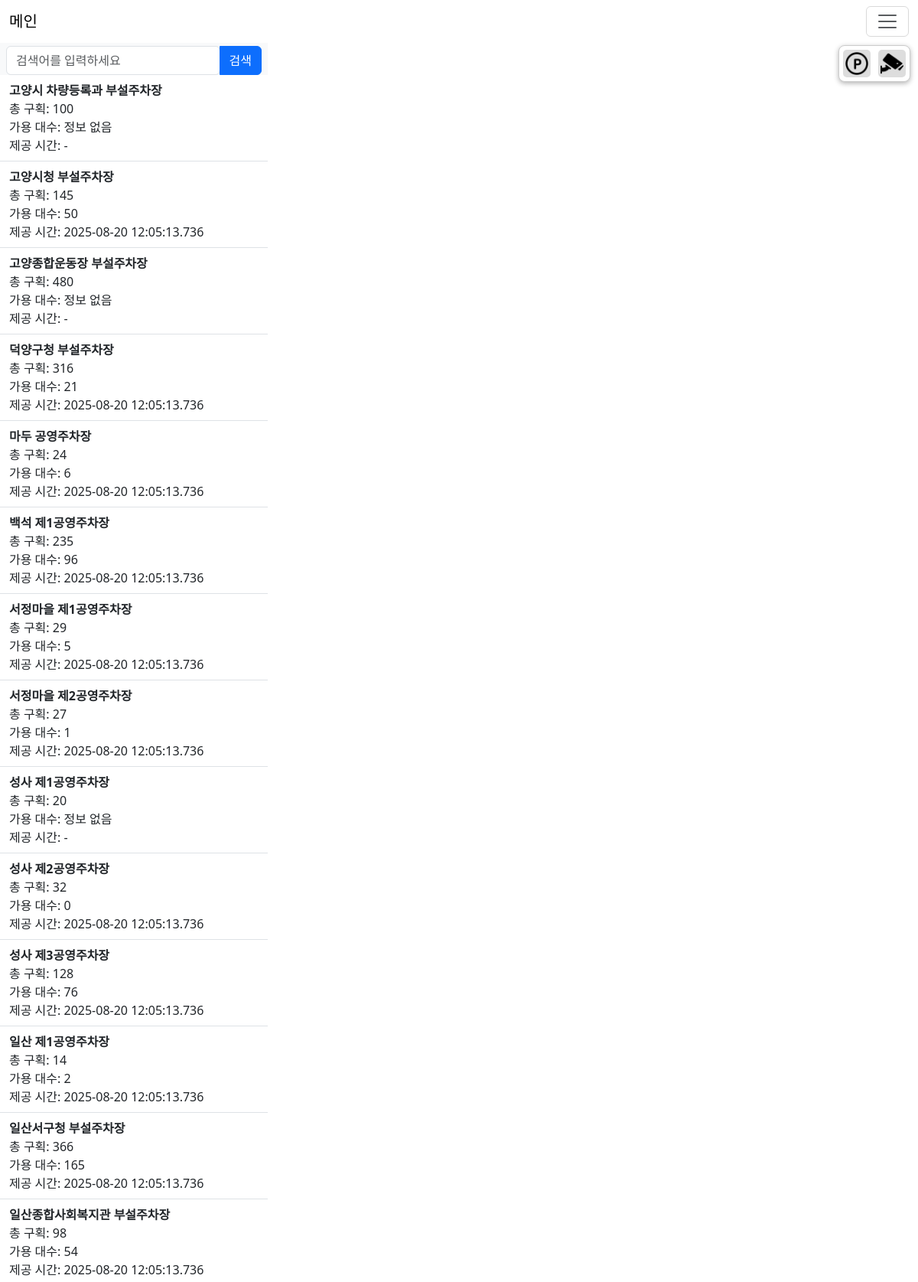
The page / (upper part) on the database its author committed.
### second/models.py (models this page shows, shortened)
class ParkingBasic(models.Model):
    latCrdn = models.CharField(max_length=50, null=True)      # 위도
    lonCrdn = models.CharField(max_length=50, null=True)      # 경도
    pkplcNm = models.CharField(max_length=200, null=True)     # 주차장명
    pkplcId = models.CharField(max_length=50, unique=True, null=True)  # 주차장 ID
    roadNmAddr = models.CharField(max_length=300, null=True)  # 도로명 주소
    pklotCnt = models.CharField(max_length=20, null=True)     # 주차구획 수
    wkdayOprtStartTime = models.CharField(max_length=20, null=True)
    wkdayOprtEndTime = models.CharField(max_length=20, null=True)
    satOprtStartTime = models.CharField(max_length=20, null=True)
    satOprtEndTime = models.CharField(max_length=20, null=True)
    hldyOprtStartTime = models.CharField(max_length=20, null=True)
    hldyOprtEndTime = models.CharField(max_length=20, null=True)
    parkingBscTime = models.CharField(max_length=20, null=True)
    parkingBscFare = models.CharField(max_length=20, null=True)
    addUnitTime = models.CharField(max_length=20, null=True)
    addUnitFare = models.CharField(max_length=20, null=True)
    updated_at = models.DateTimeField(auto_now=True)  # 저장/갱신 시간

class ParkingAvailability(models.Model):
    laeNm = models.CharField(max_length=100)       # 지방자치단체명
    pkplcId = models.CharField(max_length=50, unique=True)      # 주차장ID
    pkplcNm = models.CharField(max_length=200)     # 주차장명
    pklotCnt = models.CharField(max_length=20)     # 주차구획 수
    avblPklotCnt = models.CharField(max_length=20) # 가용 주차구획 수
    ocrnDt = models.CharField(max_length=50)       # 제공시간
    saved_at = models.DateTimeField(auto_now_add=True)  # DB 저장 시각

### second/views.py (the view)
# urls.py: path('', views.map_view, name='map_view'),
def map_view(request):
    basics = ParkingBasic.objects.all()
    availability = ParkingAvailability.objects.all()
    cctv = CCTV.objects.all()
    fav_ids = set()
    if request.user.is_authenticated:
        fav_ids = set(
            Favorite.objects.filter(user=request.user)
            .values_list('parking__pkplcId', flat=True)
        )
    availability_dict = {
        a.pkplcNm: {
            "available": int(a.avblPklotCnt),
            "time": a.ocrnDt
        }
        for a in availability
    }
    basics_list = []
    for b in basics:
        name = b.pkplcNm
        pkplc_id = b.pkplcId
        basic_info = {
            "id": pkplc_id,  # ← JS에서 즐겨찾기 토글 시 사용 (data-pk로 전달)
            "name": name,
            "lat": float(b.latCrdn),
            "lng": float(b.lonCrdn),
            "total": int(b.pklotCnt) if b.pklotCnt else 0,
            "address": b.roadNmAddr,
            "weekdayTime": f"{b.wkdayOprtStartTime} ~ {b.wkdayOprtEndTime}",
            "saturdayTime": f"{b.satOprtStartTime} ~ {b.satOprtEndTime}",
            "holidayTime": f"{b.hldyOprtStartTime} ~ {b.hldyOprtEndTime}",
            "basicRate": f"{b.parkingBscFare}원 / {b.parkingBscTime}분",
            "addRate": f"{b.addUnitFare}원 / {b.addUnitTime}분",
            "avblPklotCnt": availability_dict.get(name, {}).get("available", "정보 없음"),
            "ocrnDt": availability_dict.get(name, {}).get("time", "-"),
            "isFavorite": pkplc_id in fav_ids,
        }
        basics_list.append(basic_info)
    basics_list.sort(key=lambda b: b["name"])
    import json
    basics_json = json.dumps(basics_list)
    cctvList = []
    for c in cctv:
        roadNmAddr = c.roadNmAddr
        cctv_info = {"name": roadNmAddr, "lat": float(c.latCrdn), "lng": float(c.lonCrdn)}
        cctvList.append(cctv_info)
    cctv_json = json.dumps(cctvList)
    availability_json = json.dumps([
        {
            "name": a.pkplcNm,
            "total": int(a.pklotCnt),
            "available": int(a.avblPklotCnt),
            "time": a.ocrnDt
        }
        for a in availability
    ])
    autocomplete_names = list(set(
        [b["name"] for b in basics_list] +
        [c["name"] for c in cctvList]
    ))
    autocomplete_names.sort()
    autocomplete_json = json.dumps(autocomplete_names)
    context = {
        "basics": basics_list,
        "basics_json": basics_json,
        "cctv_json": cctv_json,
        "availability_json": availability_json,
    }
    return render(request, "main.html", context)

### second/templates/main.html (shortened to what this page needs)
{% extends 'base.html' %}
{% load static %}
{% block content %}
<div class="container-fluid p-0 m-0">
    <div class="d-flex full-height">
        <div id="sidebar">
            <div class="sidebar d-flex flex-column">
                <div class="mt-1 px-2">
                    <div class="input-group">
                        <input type="text" class="form-control dropdown-toggle" id="search-input"
                               placeholder="검색어를 입력하세요" data-bs-toggle="dropdown" aria-expanded="false">
                        <button class="btn btn-primary" id="search-btn" type="button">검색</button>
                    </div>
                </div>
                <ul id="parking-list" class="list-group list-group-flush flex-grow-1 overflow-auto">
                  {% for b in basics %}
                  <li class="list-group-item parking-item" data-name="{{ b.name }}">
                      <div class="fw-bold">{{ b.name }}</div>
                      총 구획: {{ b.total }}<br>
                      가용 대수: {{ b.avblPklotCnt }}<br>
                      제공 시간: {{ b.ocrnDt }}<br>
                  </li>
                  {% endfor %}
                </ul>
            </div>
        </div>
        <div class="map-area">
            <div id="map" style="width:100%; height:100%;"></div>
            <div class="map-toggle-controls">
                <button onclick="toggleParkingMarkers()" id="parkingToggleBtn" style="background-color:#ddd"><img
                        src="{% static 'imgs/parking-area.png' %}" alt="주차장" width="30"></button>
                <button onclick="toggleCCTVMarkers()" id="cctvToggleBtn" style="background-color:#ddd"><img
                        src="{% static 'imgs/security-camera.png' %}" alt="CCTV" width="30"></button>
            </div>
        </div>
    </div>
</div>
    {% endblock %}

### second/templates/main.html (style rules this page uses)
html, body { margin: 0; padding: 0; height: 100%; overflow: hidden; }
*, *::before, *::after { box-sizing: border-box; }
.full-height { height: calc(100vh - 56px); }
.sidebar { width: 350px; background-color: #f8f9fa; overflow-y: auto; }
.map-area { flex-grow: 1; height: 100%; position: relative; }
.list-group-item { margin: 0; padding-left: 12px; padding-right: 12px; border-left: none; border-right: none; }
.sidebar { width: 350px; height: calc(100vh - 56px); display: flex; flex-direction: column; }
.sidebar ul.list-group { flex-grow: 1; overflow-y: auto; margin: 0; padding: 0; }
.map-toggle-controls { position: absolute; top: 3px; right: 10px; z-index: 10; background: white; border: 1px solid #ccc; border-radius: 8px; padding: 5px; box-shadow: 0 2px 6px rgba(0,0,0,0.3); display: flex; gap: 10px; align-items: center; }
.map-toggle-controls button { background: white; border: none; cursor: pointer; padding: 3px; border-radius: 5px; display: flex; align-items: center; justify-content: center; }
.map-toggle-controls button img { width: 30px; height: 30px; }
#sidebar { position: fixed; width: 350px; z-index: 3 }

### rows shown on the page
ParkingBasic: name "고양시 차량등록과 부설주차장"
ParkingBasic: name "고양시청 부설주차장"
ParkingAvailability: ocrnDt "2025-08-20 12:05:13.736"
ParkingBasic: name "고양종합운동장 부설주차장"
ParkingBasic: name "덕양구청 부설주차장"
ParkingAvailability: ocrnDt "2025-08-20 12:05:13.736"
ParkingBasic: name "마두 공영주차장"
ParkingAvailability: ocrnDt "2025-08-20 12:05:13.736"
ParkingBasic: name "백석 제1공영주차장"
ParkingAvailability: ocrnDt "2025-08-20 12:05:13.736"
ParkingBasic: name "서정마을 제1공영주차장"
ParkingAvailability: ocrnDt "2025-08-20 12:05:13.736"
ParkingBasic: name "서정마을 제2공영주차장"
ParkingAvailability: ocrnDt "2025-08-20 12:05:13.736"
ParkingBasic: name "성사 제1공영주차장"
ParkingBasic: name "성사 제2공영주차장"
ParkingAvailability: ocrnDt "2025-08-20 12:05:13.736"
ParkingBasic: name "성사 제3공영주차장"
ParkingAvailability: ocrnDt "2025-08-20 12:05:13.736"
ParkingBasic: name "일산 제1공영주차장"
ParkingAvailability: ocrnDt "2025-08-20 12:05:13.736"
ParkingBasic: name "일산서구청 부설주차장"
ParkingAvailability: ocrnDt "2025-08-20 12:05:13.736"
ParkingBasic: name "일산종합사회복지관 부설주차장"
ParkingAvailability: ocrnDt "2025-08-20 12:05:13.736"

### other values the page prints
{{ b.total }} "100" "145" "480" "316" "24" "235" "29" "27" "20" "32" "128" "14" "366" "98"
{{ b.avblPklotCnt }} "정보 없음" "50" "정보 없음" "21" "6" "96" "5" "1" "정보 없음" "0" "76" "2" "165" "54"
{{ b.ocrnDt }} "-" "-" "-"
